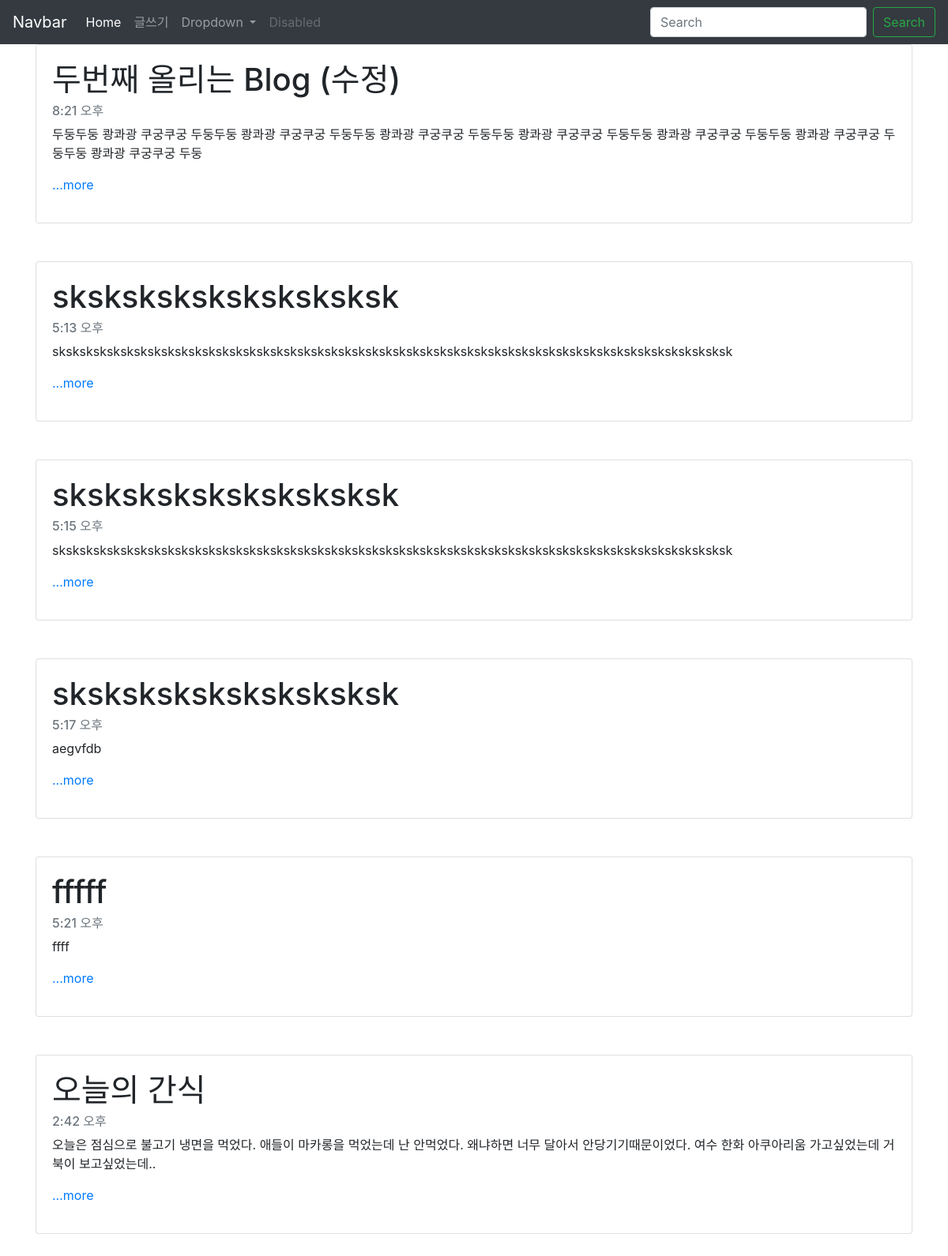
The page / on the database its author committed.
### blog/models.py (models this page shows, shortened)
class Blog(models.Model):
    title = models.CharField(max_length=50)
    pub_date = models.TimeField(auto_now_add=True)
    body = models.TextField()
    def summary(self):
        return self.body[:100]

### blog/views.py (the view)
# urls.py: 2. Add a URL to urlpatterns:  path('', views.home, name='home')
def home(request):
    blogs = Blog.objects.all()
    return render(request, 'home.html', {'blogs':blogs})

### blog/templates/home.html (shortened to what this page needs)
{% extends 'base.html' %}
{% block content %}
{% for blog in blogs %}
<div class="card">
    <div class="card-body">
        <h1 class="card-title">{{blog.title}}</h1>
        <h6 class="card-subtitle mb-2 text-muted">{{blog.pub_date}}</h6>
        <p class="card-text">{{blog.summary}}</p>
        <p><a href="{% url 'blog_detail' blog.id %}">...more</a></p>
    </div>
</div>
<br><br>
{% endfor %}
{% endblock %}

### rows shown on the page
Blog: title "두번째 올리는 Blog (수정)", pub_date "8:21 오후", summary "두둥두둥 쾅콰광 쿠궁쿠궁 두둥두둥 쾅콰광 쿠궁쿠궁 두둥두둥 쾅콰광 쿠궁쿠궁 두둥두둥 쾅콰광 쿠궁쿠궁 두둥두둥 쾅콰광 쿠궁쿠궁 두둥두둥 쾅콰광 쿠궁쿠궁 두둥두둥 쾅콰광 쿠궁쿠궁 두둥"
Blog: title "sksksksksksksksksksk", pub_date "5:13 오후", summary "sksksksksksksksksksksksksksksksksksksksksksksksksksksksksksksksksksksksksksksksksksksksksksksksksksk"
Blog: title "sksksksksksksksksksk", pub_date "5:15 오후", summary "sksksksksksksksksksksksksksksksksksksksksksksksksksksksksksksksksksksksksksksksksksksksksksksksksksk"
Blog: title "sksksksksksksksksksk", pub_date "5:17 오후", summary "aegvfdb"
Blog: title "fffff", pub_date "5:21 오후", summary "ffff"
Blog: title "오늘의 간식", pub_date "2:42 오후", summary "오늘은 점심으로 불고기 냉면을 먹었다. 애들이 마카롱을 먹었는데 난 안먹었다. 왜냐하면 너무 달아서 안당기기때문이었다. 여수 한화 아쿠아리움 가고싶었는데 거북이 보고싶었는데.."
